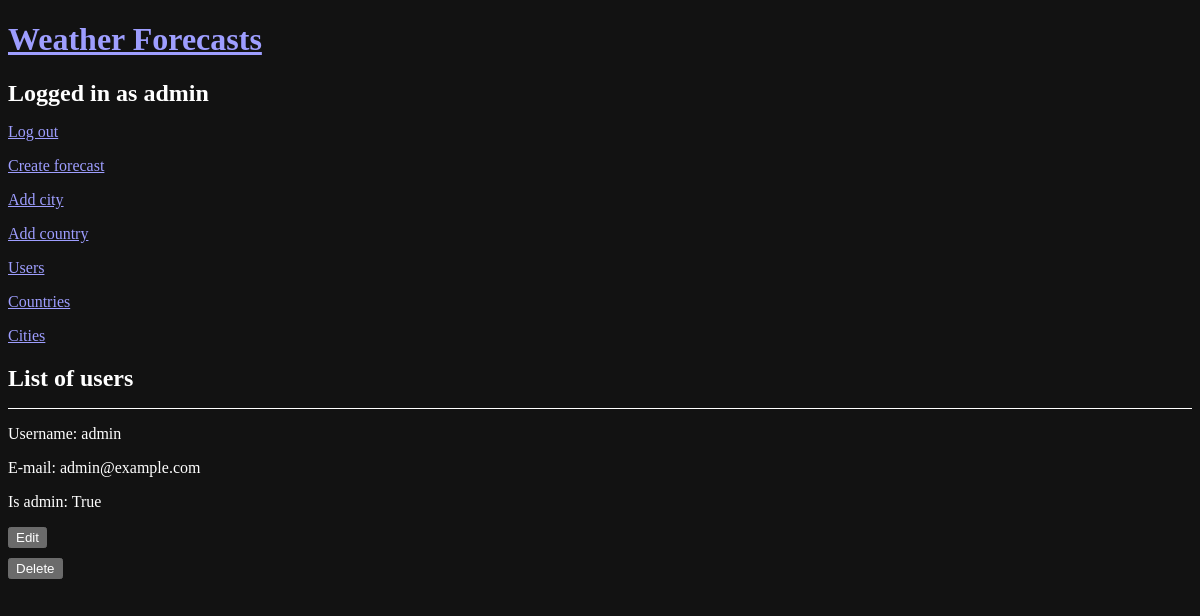
Screenshot of /users (signed in) with the database file from the repository.
### models.py (models this page shows, shortened)
class User(db.Model, UserMixin):
    __tablename__ = 'user'
    id = db.Column(db.Integer, primary_key=True)
    username = db.Column(db.String(64), index=True, unique=True)
    email = db.Column(db.String(120), index=True, unique=True)
    password_hash = db.Column(db.String(128))
    is_staff = db.Column(db.Boolean, default=False)

### app.py (the view)
@app.route('/users')
@login_required
def users_view():
    users = User.query.all()
    form = CSRFProtectForm()
    return render_template('users.html', users=users, form = form)

### app.py (called while the page is built)
@login_manager.user_loader
def load_user(user_id):
    return User.query.get(int(user_id))

### templates/users.html (shortened to what this page needs)
{% extends "base.html" %}
{% block content %}
  <h2>
    List of users
  </h2>
  <ul>
    {% for the_user in users %}
      <li>
        <p>Username: {{ the_user.username }}</p>
        <p>E-mail: {{ the_user.email }}</p>
        <p>Is admin: {{ the_user.is_staff }}</p>
          <button onclick="location.href = '{{ url_for('edit_user', user_id=the_user.id) }}'">Edit</button>
          <form action="{{ url_for('delete_user', user_id=the_user.id) }}" method="POST">
            <button type="submit">Delete</button>
          </form>
      </li>
    {% endfor %}
  </ul>
{% endblock %}

### templates/base.html (shortened to what this page needs)
<!DOCTYPE html>
<html lang="en">
<head>
  <link rel="stylesheet" href="{{ url_for('static', filename='style.css') }}"/>
</head>
<body>
<a href="{{ url_for('index') }}"><h1>Weather Forecasts</h1></a>
{% if current_user.is_anonymous %}
  <p><a href="{{ url_for('register') }}">Register</a></p>
  <p><a href="{{ url_for('login_view') }}">Login</a></p>
{% else %}
  <h2>Logged in as {{ current_user.username }}</h2>
  <p><a href="{{ url_for('logout_view') }}">Log out</a></p>
  {% if current_user.is_staff %}
    <p><a href="{{ url_for('create_forecast') }}">Create forecast</a></p>
    <p><a href="{{ url_for('add_city') }}">Add city</a></p>
    <p><a href="{{ url_for('add_country') }}">Add country</a></p>
    <p><a href="{{ url_for('users_view') }}">Users</a></p>
    <p><a href="{{ url_for('countries') }}">Countries</a></p>
    <p><a href="{{ url_for('cities') }}">Cities</a></p>
  {% endif %}
{% endif %}
{% block content %}{% endblock %}
</body>
</html>

### static/style.css (style rules this page uses)
:root { color-scheme: dark; }
body > * { margin-bottom: 10px; }
form { display: table; }
ul { padding: 0; }
li { list-style: none; border-top: 1px white solid; }
button { margin-bottom: 10px; }

### rows the page displays
User: username "admin", email "admin@example.com", is_staff "True"
